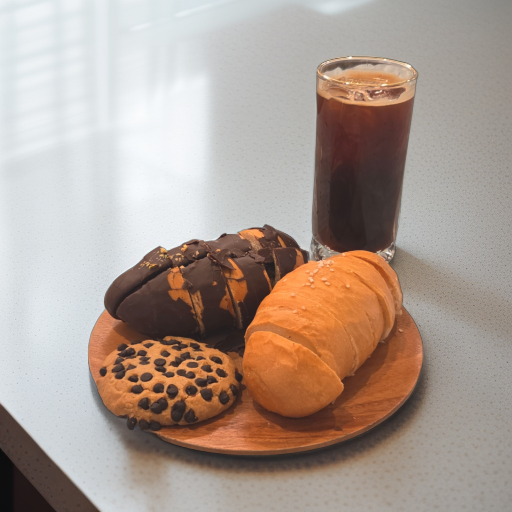
#> input picture scripts/evaluation_SQ/images/bakery_product1_20260703091257.39.png, 512 x 512 px
$ python make_contact_sheet.py --input-dir evaluation_SQ/images --output out.png
#> lines starting #> are read from the running program, lines starting #| are printed output that depends on the picture
import argparse
import math
import re
from pathlib import Path

from PIL import Image, ImageDraw, ImageFont, ImageOps


def natural_sort_key(path):
    return [
        int(part) if part.isdigit() else part.lower()
        for part in re.split(r"(\d+)", path.name)
    ]


def load_font(size):
    candidates = [
        "/usr/share/fonts/opentype/noto/NotoSansCJK-Regular.ttc",
        "/usr/share/fonts/truetype/noto/NotoSansCJK-Regular.ttc",
        "/usr/share/fonts/truetype/dejavu/DejaVuSans.ttf",
    ]

    for font_path in candidates:
        if Path(font_path).exists():
            return ImageFont.truetype(font_path, size)

    return ImageFont.load_default()


def fit_image(image, width, height, background):
    image = image.convert("RGB")
    image.thumbnail((width, height), Image.Resampling.LANCZOS)

    canvas = Image.new("RGB", (width, height), background)

    x = (width - image.width) // 2
    y = (height - image.height) // 2
    canvas.paste(image, (x, y))

    return canvas


def shorten_label(text, max_length=42):
    if len(text) <= max_length:
        return text

    return text[: max_length - 3] + "..."


def main():
    parser = argparse.ArgumentParser(
        description="Combine generated images into one contact sheet."
    )
    parser.add_argument("--input-dir", required=True)
    parser.add_argument("--output", required=True)
    parser.add_argument("--prefix", default=None)
    parser.add_argument("--title", default="Generated image comparison")
    parser.add_argument("--columns", type=int, default=4)
    parser.add_argument("--cell-width", type=int, default=300)
    parser.add_argument("--cell-height", type=int, default=480)
    parser.add_argument("--gap", type=int, default=20)
    parser.add_argument("--font-size", type=int, default=18)
    parser.add_argument("--title-font-size", type=int, default=28)
    args = parser.parse_args()

    input_dir = Path(args.input_dir)
    output_path = Path(args.output).resolve()

    if not input_dir.exists():
        raise FileNotFoundError(f"Input directory not found: {input_dir}")

    image_paths = []

    for path in input_dir.glob("*.png"):
        if path.resolve() == output_path:
            continue

        if path.name.startswith("contact_sheet"):
            continue

        if args.prefix and not path.name.startswith(args.prefix):
            continue

        image_paths.append(path)
#> pass 2 of the loop in main, `for path in input_dir.glob("*.png"):`:

    image_paths.sort(key=natural_sort_key)

    if not image_paths:
        raise ValueError(
            f"No matching PNG images found in {input_dir}"
        )

    columns = max(1, args.columns)
    rows = math.ceil(len(image_paths) / columns)

    background = (245, 245, 245)
    cell_background = (255, 255, 255)
    border_color = (210, 210, 210)
    text_color = (30, 30, 30)

    label_height = args.font_size + 26
    title_height = args.title_font_size + 36

    cell_total_width = args.cell_width + args.gap
    cell_total_height = args.cell_height + label_height + args.gap

    sheet_width = (
        columns * cell_total_width + args.gap
    )
    sheet_height = (
        title_height
        + rows * cell_total_height
        + args.gap
    )

    sheet = Image.new(
        "RGB",
        (sheet_width, sheet_height),
        background,
    )
#> sheet: PIL image 1300x628 RGB; every value is 245
    draw = ImageDraw.Draw(sheet)

    title_font = load_font(args.title_font_size)
    label_font = load_font(args.font_size)

    draw.text(
        (args.gap, 16),
        f"{args.title} ({len(image_paths)} images)",
        fill=text_color,
        font=title_font,
    )

    for index, image_path in enumerate(image_paths):
        row = index // columns
        column = index % columns

        x = args.gap + column * cell_total_width
        y = title_height + row * cell_total_height

        with Image.open(image_path) as image:
#> image is the input picture: PIL image 512x512 RGB; mean R, G, B 172.3, 156.1, 146.1
            fitted = fit_image(
                image,
                args.cell_width,
                args.cell_height,
                cell_background,
            )
#> in fit_image, `canvas = Image.new("RGB", (width, height), background)`: canvas: PIL image 300x480 RGB; every value is 255
#> in fit_image, `canvas.paste(image, (x, y))`:
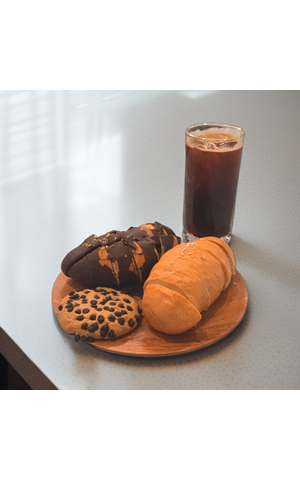
#> canvas: PIL image 300x480 RGB; mean R, G, B 203.3, 193.2, 186.9

        fitted = ImageOps.expand(
            fitted,
            border=1,
            fill=border_color,
        )
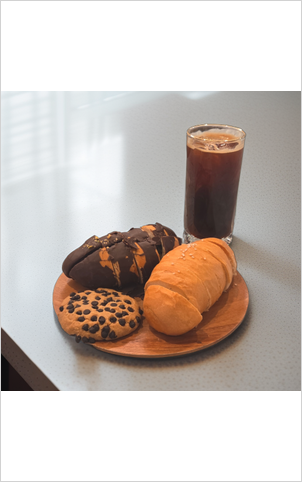
#> fitted: PIL image 302x482 RGB; mean R, G, B 203.4, 193.4, 187.2

        sheet.paste(fitted, (x, y))
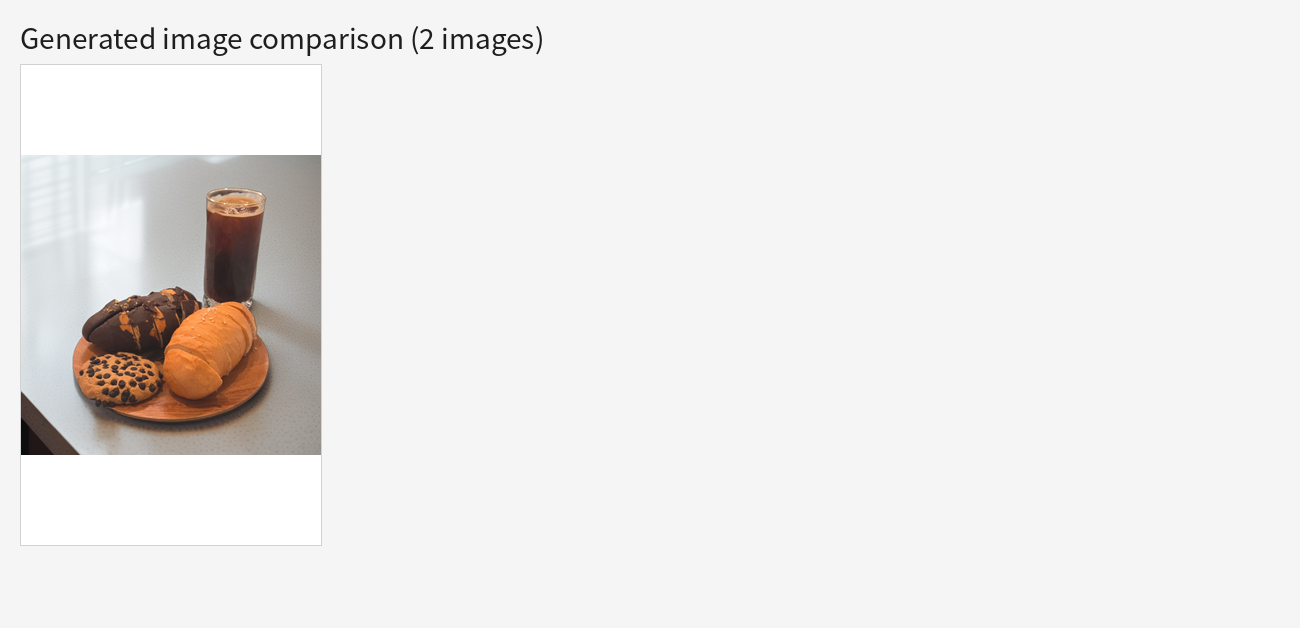
#> sheet: PIL image 1300x628 RGB; mean R, G, B 236.8, 235, 233.9

        label = shorten_label(image_path.stem)

        label_bbox = draw.textbbox(
            (0, 0),
            label,
            font=label_font,
        )
#> label_bbox = (0, 6, 319, 25)
        label_width = label_bbox[2] - label_bbox[0]
#> label_width = 319

        label_x = x + max(
            0,
            (args.cell_width - label_width) // 2,
        )
#> label_x = 20
        label_y = y + args.cell_height + 10

        draw.text(
            (label_x, label_y),
            label,
            fill=text_color,
            font=label_font,
        )
#> pass 2 of the loop in main, `for index, image_path in enumerate(image_paths):`:
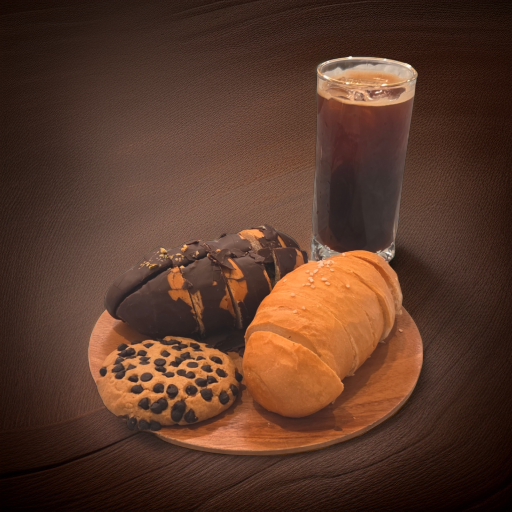
#> input picture scripts/evaluation_SQ/images/bakery_product1_20260703091903.07.png, 512 x 512 px
#> in main, image is the input picture: PIL image 512x512 RGB; mean R, G, B 89.2, 56.9, 41.6
#> image: PIL image 300x300 RGB
#> in main, `fitted = ImageOps.expand( fitted, border=1, fill=border_color, )`:
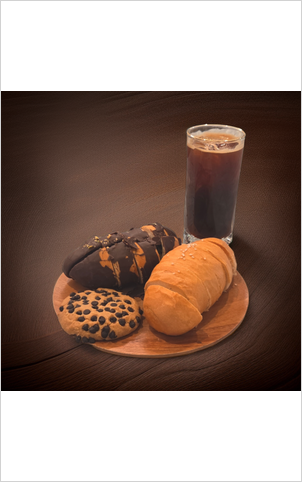
#> fitted: PIL image 302x482 RGB; mean R, G, B 152, 132, 122.6
#> in main, `sheet.paste(fitted, (x, y))`:
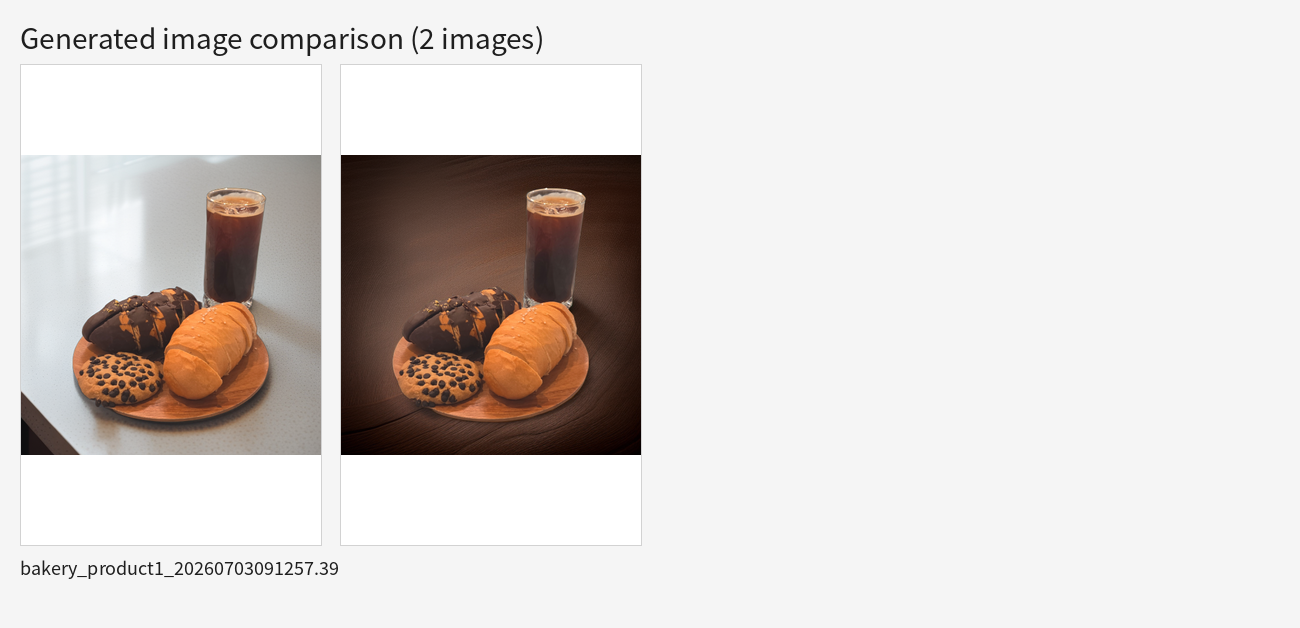
#> sheet: PIL image 1300x628 RGB; mean R, G, B 219.9, 214.6, 211.8
#> label_x = 340

    output_path.parent.mkdir(
        parents=True,
        exist_ok=True,
    )
    sheet.save(output_path, quality=95)
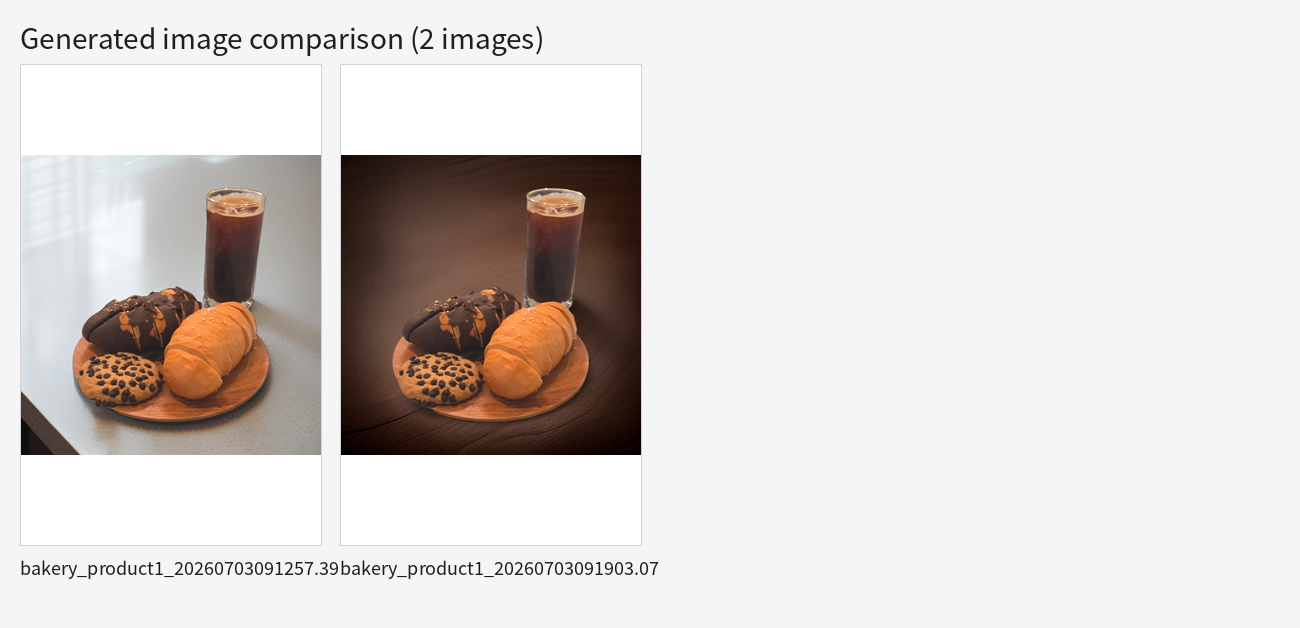
#> saved as out.png: PIL image 1300x628 RGB; mean R, G, B 219.6, 214.3, 211.5

    print(f"saved: {output_path}")
    print(f"images: {len(image_paths)}")
    print(f"grid: {columns} columns x {rows} rows")
    print(f"size: {sheet_width} x {sheet_height}")


if __name__ == "__main__":
    main()
